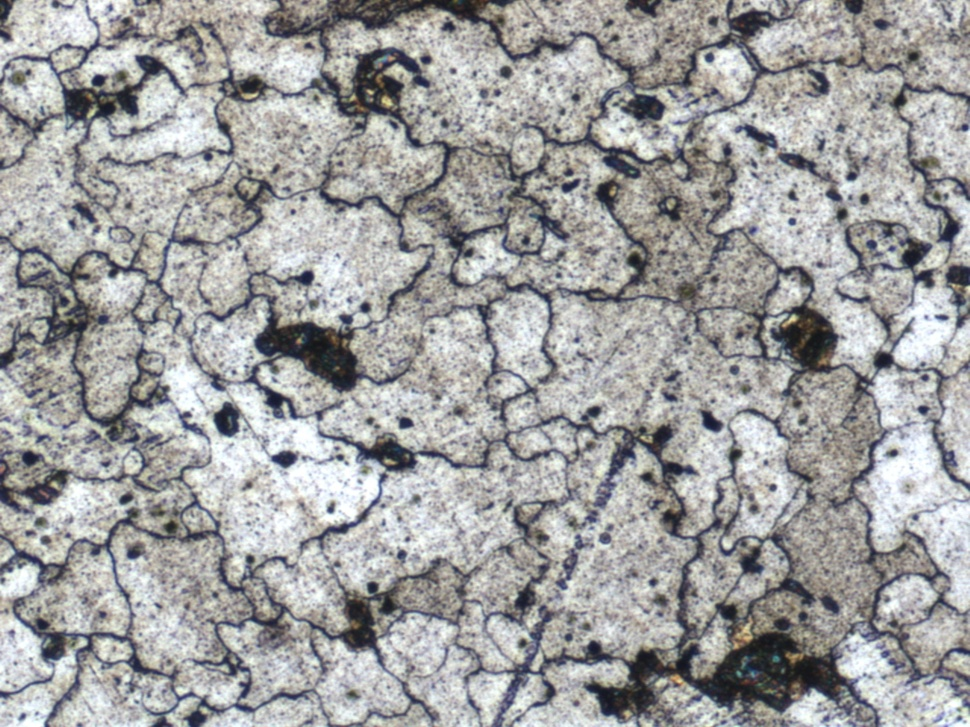
#> input picture opencv/001.jpg, 970 x 727 px, shrunk from 1280 x 960 before the run
$ jupyter execute preprocessing_opencv.ipynb
#> lines starting #> are read from the running program, lines starting #| are printed output that depends on the picture; after the words box and inside, x2 and y2 are one past the last pixel; in counts of white or black regions, pixels touching at a corner belong together
[cell 1]
import numpy as np
import cv2
from matplotlib import pyplot as plt

[cell 2]
# 讀取圖檔
img = cv2.imread('001.jpg')
#> img is the input picture: shape (727, 970, 3); mean B, G, R 160.8, 160.8, 160.6
type(img)
img.shape
#> Out = (727, 970, 3)

[cell 3]
# 顯示圖片
#cv2.imshow('My Image', img)

# 按下任意鍵則關閉所有視窗
#cv2.waitKey(0)
#cv2.destroyAllWindows()

[cell 4]
img_gray = cv2.imread('001.jpg', cv2.IMREAD_GRAYSCALE)
#> img_gray: shape (727, 970); min 21, max 255, mean 160.8

ret,thresh1 = cv2.threshold(img_gray,127,255,cv2.THRESH_BINARY)
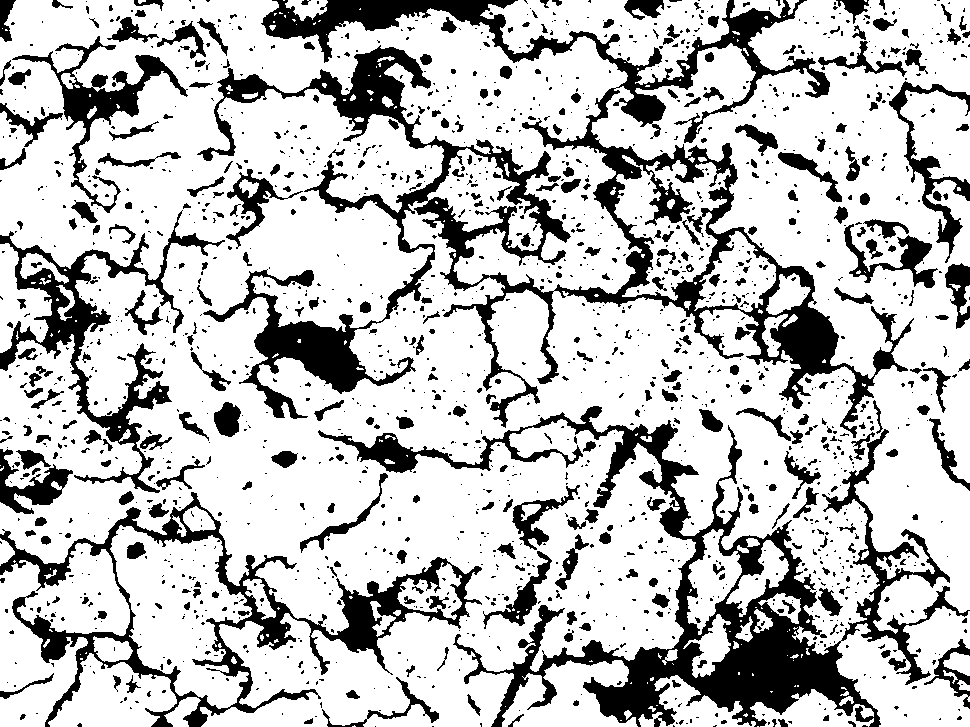
#> thresh1: shape (727, 970); 75.6% white; 1748 black regions (1373 under 20 px), largest, box (x1, y1, x2, y2) and area: (197, 0, 914, 438) 54392, (318, 406, 970, 727) 35843, (0, 492, 482, 727) 16194
ret,thresh2 = cv2.threshold(img_gray,127,255,cv2.THRESH_BINARY_INV)
ret,thresh3 = cv2.threshold(img_gray,127,255,cv2.THRESH_TRUNC)
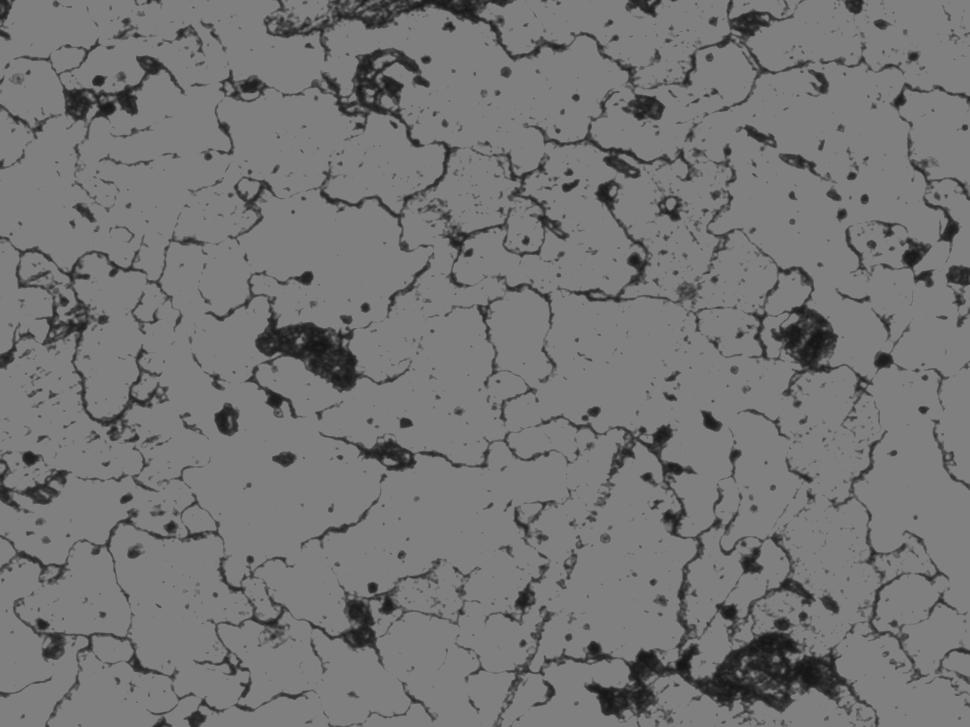
#> thresh3: shape (727, 970); min 21, max 127, mean 116.7
ret,thresh4 = cv2.threshold(img_gray,127,255,cv2.THRESH_TOZERO)
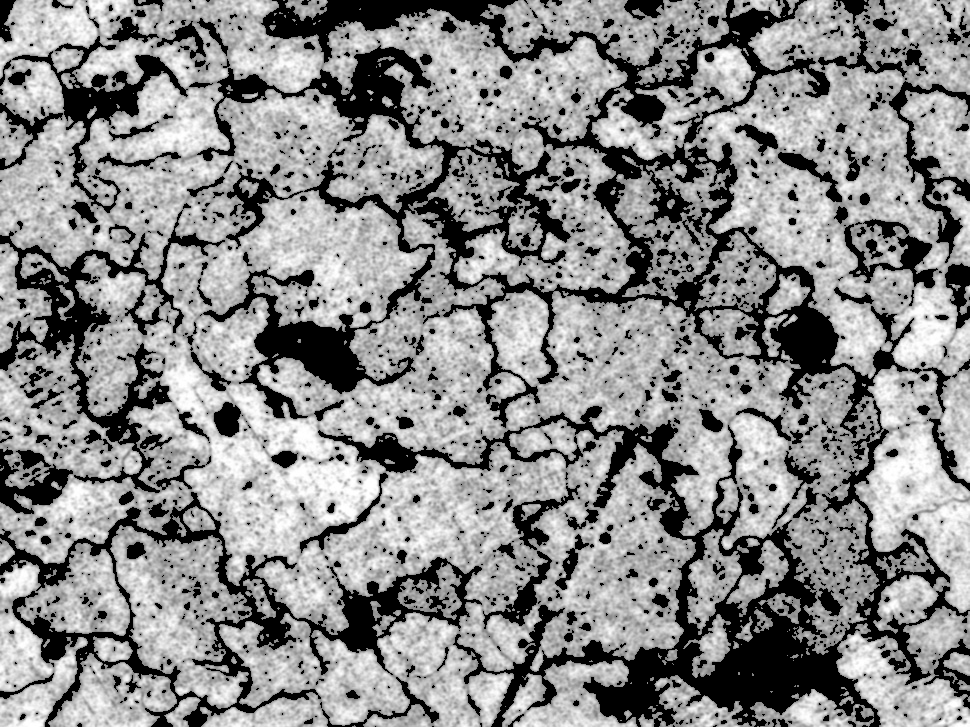
#> thresh4: shape (727, 970); min 0, max 255, mean 140.2
ret,thresh5 = cv2.threshold(img_gray,127,255,cv2.THRESH_TOZERO_INV)
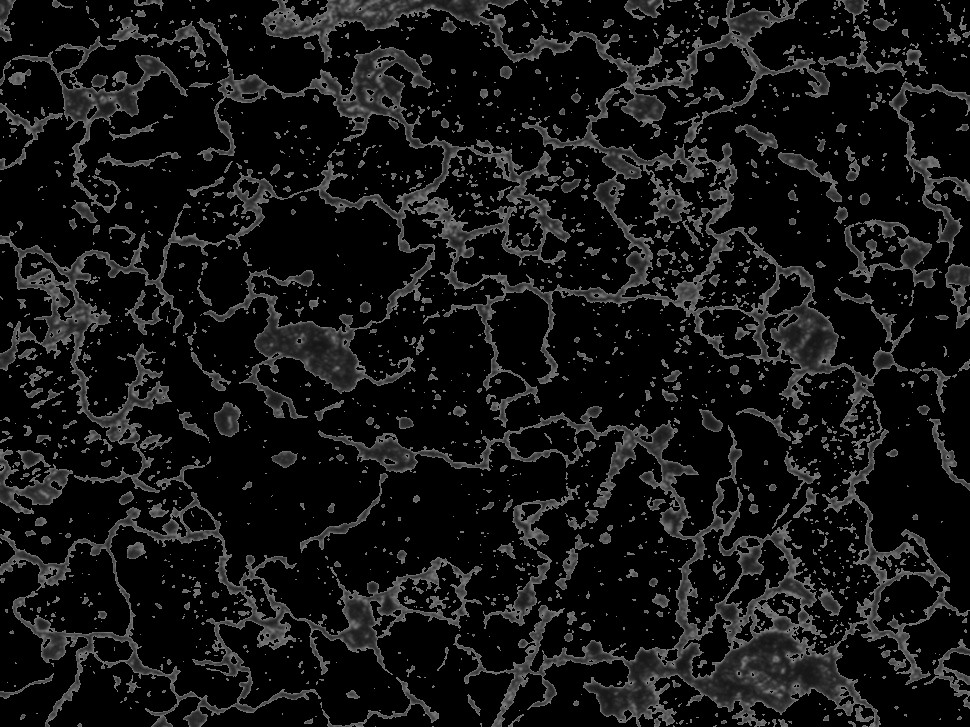
#> thresh5: shape (727, 970); min 0, max 127, mean 20.6

[cell 5]
titles = ['Original Image','BINARY','BINARY_INV','TRUNC','TOZERO','TOZERO_INV']
images = [img_gray, thresh1, thresh2, thresh3, thresh4, thresh5]

for i in range(6):
    plt.subplot(2,3,i+1),plt.imshow(images[i], 'gray')
    plt.title(titles[i])
    plt.xticks([]),plt.yticks([])

plt.show()

[cell 6]
thresh6 = cv2.adaptiveThreshold(img_gray,255,cv2.ADAPTIVE_THRESH_MEAN_C,\
            cv2.THRESH_BINARY,11,2)
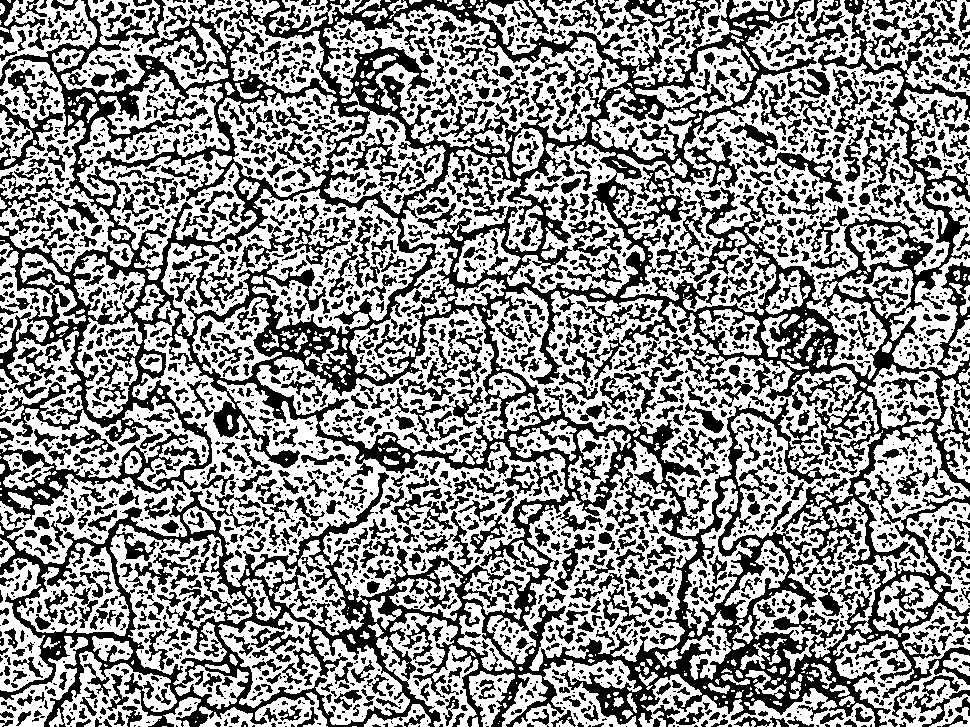
#> thresh6: shape (727, 970); 56.4% white; 3192 black regions (1726 under 20 px), largest, box (x1, y1, x2, y2) and area: (0, 0, 970, 727) 166121, (937, 262, 970, 368) 1093, (0, 97, 63, 170) 1047
thresh7 = cv2.adaptiveThreshold(img_gray,255,cv2.ADAPTIVE_THRESH_GAUSSIAN_C,\
            cv2.THRESH_BINARY,11,2)
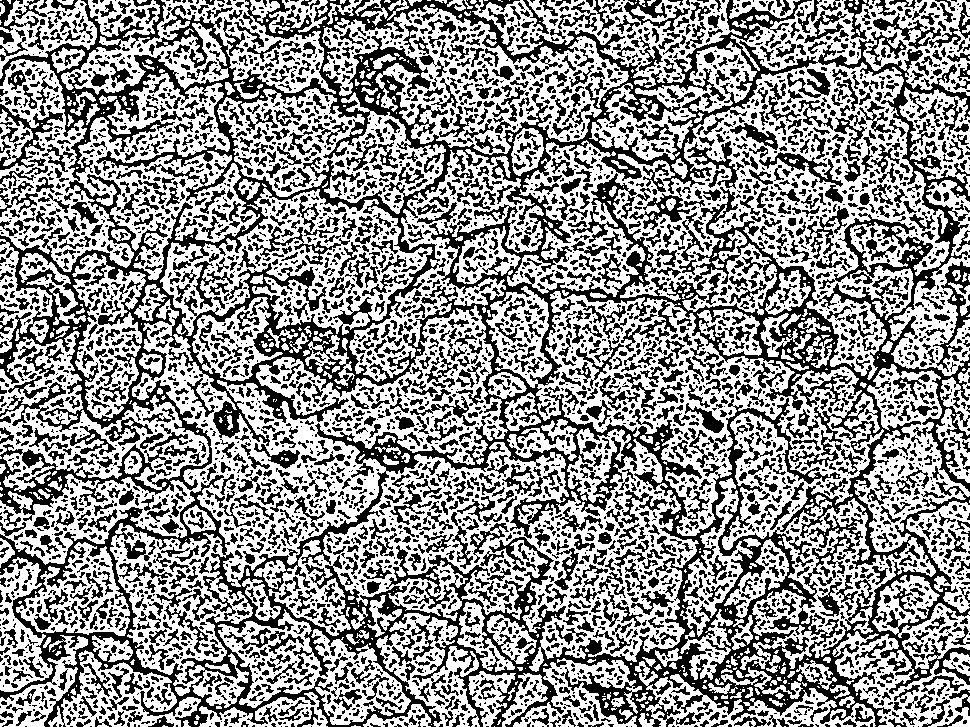
#> thresh7: shape (727, 970); 57.3% white; 5043 black regions (3064 under 20 px), largest, box (x1, y1, x2, y2) and area: (0, 0, 970, 727) 140409, (933, 261, 970, 372) 1024, (0, 104, 63, 170) 920

titles = ['Original Image', 'Global Thresholding (v = 127)',
            'Adaptive Mean Thresholding', 'Adaptive Gaussian Thresholding']
images = [img_gray, thresh1, thresh6, thresh7]

for i in range(4):
    plt.subplot(2,2,i+1),plt.imshow(images[i],'gray')
    plt.title(titles[i])
    plt.xticks([]),plt.yticks([])
plt.show()
